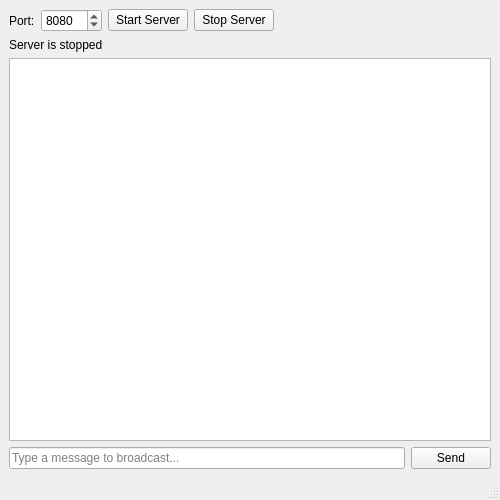
<?xml version="1.0" encoding="UTF-8"?>
<ui version="4.0">
 <class>MainWindow</class>
 <widget class="QMainWindow" name="MainWindow">
  <property name="geometry">
   <rect>
    <x>0</x>
    <y>0</y>
    <width>500</width>
    <height>500</height>
   </rect>
  </property>
  <property name="windowTitle">
   <string>Messaging Server by LETEKY</string>
  </property>
  <widget class="QWidget" name="centralwidget">
   <layout class="QVBoxLayout" name="verticalLayout">
    <item>
     <layout class="QHBoxLayout" name="horizontalLayout">
      <item>
       <widget class="QLabel" name="label">
        <property name="text">
         <string>Port:</string>
        </property>
       </widget>
      </item>
      <item>
       <widget class="QSpinBox" name="portSpinBox">
        <property name="minimum">
         <number>1024</number>
        </property>
        <property name="maximum">
         <number>65535</number>
        </property>
        <property name="value">
         <number>8080</number>
        </property>
       </widget>
      </item>
      <item>
       <widget class="QPushButton" name="startButton">
        <property name="text">
         <string>Start Server</string>
        </property>
       </widget>
      </item>
      <item>
       <widget class="QPushButton" name="stopButton">
        <property name="text">
         <string>Stop Server</string>
        </property>
       </widget>
      </item>
      <item>
       <spacer name="horizontalSpacer">
        <property name="orientation">
         <enum>Qt::Horizontal</enum>
        </property>
        <property name="sizeHint" stdset="0">
         <size>
          <width>40</width>
          <height>20</height>
         </size>
        </property>
       </spacer>
      </item>
     </layout>
    </item>
    <item>
     <widget class="QLabel" name="statusLabel">
      <property name="text">
       <string>Server is stopped</string>
      </property>
     </widget>
    </item>
    <item>
     <widget class="QTextEdit" name="chatDisplay">
      <property name="readOnly">
       <bool>true</bool>
      </property>
     </widget>
    </item>
    <item>
     <layout class="QHBoxLayout" name="horizontalLayout_2">
      <item>
       <widget class="QLineEdit" name="messageInput">
        <property name="placeholderText">
         <string>Type a message to broadcast...</string>
        </property>
       </widget>
      </item>
      <item>
       <widget class="QPushButton" name="sendButton">
        <property name="text">
         <string>Send</string>
        </property>
       </widget>
      </item>
     </layout>
    </item>
   </layout>
  </widget>
  <widget class="QMenuBar" name="menubar">
   <property name="geometry">
    <rect>
     <x>0</x>
     <y>0</y>
     <width>500</width>
     <height>22</height>
    </rect>
   </property>
  </widget>
  <widget class="QStatusBar" name="statusbar"/>
 </widget>
 <resources/>
 <connections/>
</ui>
